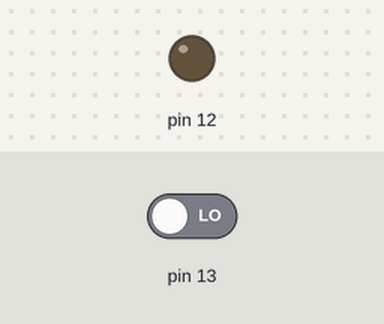
The sketch below on a simulated Arduino Uno, built with avr-gcc and run on an emulated ATmega328P. Parts: output pins drawn as LEDs (lit = HIGH). The inputs (shaded band) are chosen by the test bench; at power-on: pin 13 LOW.

Above: at 1.2 s.
1.3 s: pin 13 driven HIGH
At 1.7 s:
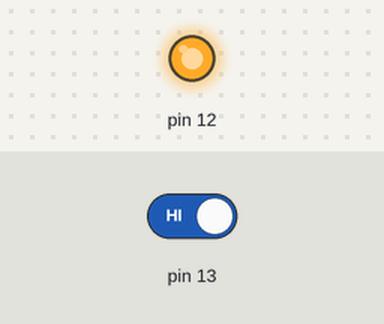
2.8 s: pin 13 driven LOW
At 4.1 s:
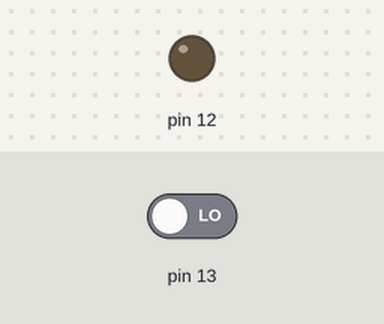
Timing chart, 0 to 5.8 s (numbered marks = the images above; inputs shaded):
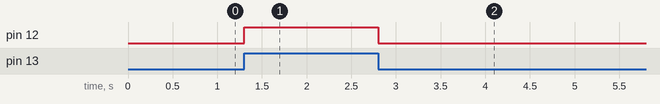

The sketch:

Arduino_Oppgave_1.ino
```cpp
void setup() {
	pinMode(13, INPUT);
	pinMode(12, OUTPUT);
}

void loop() {
	if (digitalRead(13) == 1) {
		digitalWrite(12, 1);
	} else {
		digitalWrite(12, 0);
	}
}
```

Measured:
- after the input at 1.3 s, pin 12: LOW → HIGH at once
- after the input at 2.8 s, pin 12: HIGH → LOW at once
